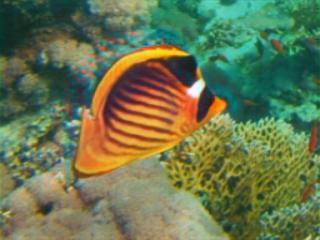
#> input picture top/01009.jpg, 320 x 240 px; its folder holds only this picture in this run
$ python main.py
#> lines starting #> are read from the running program, lines starting #| are printed output that depends on the picture; long printed decimals are rounded
### transmission.py
import numpy as np
import math
import cv2

from GuidedFilter import GuidedFilter

def getGBTransmissionESt(transmissionR,AtomsphericLightTM):
    depth_map = np.zeros(transmissionR.shape)
    for i in range(0,transmissionR.shape[0]):
        for j in range(0, transmissionR.shape[1]):
            depth_map[i,j]  = math.log(transmissionR[i,j],0.82)

    transmissionG = 0.93 ** depth_map
    transmissionB = 0.95 ** depth_map

    return transmissionB,transmissionG,depth_map


def getMinChannel(img,AtomsphericLight):
    imgGrayNormalization = np.zeros((img.shape[0], img.shape[1]), dtype=np.float16)
    for i in range(0, img.shape[0]):
        for j in range(0, img.shape[1]):
            localMin = 1
            for k in range(0, 3):
                imgNormalization = img.item((i, j, k)) / AtomsphericLight[k]
                if imgNormalization < localMin:
                    localMin = imgNormalization
            imgGrayNormalization[i, j] = localMin
    return imgGrayNormalization


def getTransmission(img,AtomsphericLight ,blockSize): #4th parameter color
    img = np.float16(img)
    #Calculate the Minumum Channel
    img = getMinChannel(img,AtomsphericLight)
    #Color = tranmissionG + transmssionB
    AtomsphericLight = AtomsphericLight / 255.0
    addSize = int((blockSize - 1) / 2)
    newHeight = img.shape[0] + blockSize - 1
    newWidth = img.shape[1] + blockSize - 1
    imgMiddle = np.zeros((newHeight, newWidth))
    imgMiddle[:, :] = 1
    imgMiddle[addSize:newHeight - addSize, addSize:newWidth - addSize] = img
    imgDark = np.zeros((img.shape[0], img.shape[1]))
    localMin = 1
    for i in range(addSize, newHeight - addSize):
        for j in range(addSize, newWidth - addSize):
            localMin = 1
            for k in range(i - addSize, i + addSize + 1):
                for l in range(j - addSize, j + addSize + 1):
                    if imgMiddle.item((k, l)) < localMin:
                        localMin = imgMiddle.item((k, l))
            imgDark[i - addSize, j - addSize] = localMin
        transmission = (1 - imgDark) / (1 - 0.1 / np.max(AtomsphericLight))
    transmission = np.clip(transmission, 0.1, 0.9)

    return transmission


def  Refinedtransmission(transmissionB,transmissionG,transmissionR_Stretched,img):
    gimfiltR = 50
    eps = 10 ** -3

    guided_filter = GuidedFilter(img, gimfiltR, eps)
    transmissionR_Stretched = guided_filter.filter(transmissionR_Stretched)
    transmissionG = guided_filter.filter(transmissionG)
    transmissionB = guided_filter.filter(transmissionB)

    transmission = np.zeros(img.shape)
    transmission[:, :, 0] = transmissionB
    transmission[:, :, 1] = transmissionG
    transmission[:, :, 2] = transmissionR_Stretched
    transmission = np.clip(transmission,0.05, 0.95)

    return transmission

### functions.py
import os
import numpy as np
import datetime
import cv2
import math
import natsort

def Sat_max(img):
    height = len(img)
    width = len(img[0])
    # print('img[0,0,:]',img[0,0,:])
    Sat = np.zeros((height,width ))
    for i in range(0, img.shape[0]):
        for j in range(0, img.shape[1]):
            if(np.max(img[i,j,:]) == 0):
                Sat[i,j] = 1
            else:
                Sat[i, j] = (np.max(img[i,j,:]) - np.min(img[i,j,:]))/np.max(img[i,j,:])
    Sat = 1 - Sat

    # lamba = 1 - np.mean(Sat)
    lamba = 1

    Sat = Sat * lamba
    return Sat


def color_correction(r,u_r,u_ref,L2):
    L1 = np.max(r)
    gainFactor = L1 * (u_r/ u_ref) +L2
    Out = r / gainFactor
    return Out

def OptimalParameter(sceneRadiance):
    img = np.float64(sceneRadiance / 255)
    b, g, r = cv2.split(img)

    u_r = np.sum(r)
    u_g = np.sum(g)
    u_b = np.sum(b)
    u_ref = (u_r ** 2 + u_g ** 2 + u_b ** 2) ** 0.5
    L2 = 0.25
    r = color_correction(r, u_r, u_ref, L2)
    g = color_correction(g, u_g, u_ref, L2)
    b = color_correction(b, u_b, u_ref, L2)

    sceneRadiance = np.zeros((img.shape), 'float64')
    sceneRadiance[:, :, 0] = b
    sceneRadiance[:, :, 1] = g
    sceneRadiance[:, :, 2] = r
    sceneRadiance = sceneRadiance * 255
    sceneRadiance = np.clip(sceneRadiance,0, 255)
    sceneRadiance = np.uint8(sceneRadiance)

    return sceneRadiance

def depthMap(img):

    theta_0 = 0.51157954
    theta_1 = 0.50516165
    theta_2 = -0.90511117
    img = img / 255.0
    b = img[:, :, 0]
    g = img[:, :, 1]
    r = img[:, :, 2]
    x_1 = np.maximum(g, b)
    x_2 = r

    Deptmap = theta_0 + theta_1 * x_1 + theta_2 * x_2
    return Deptmap


def  minDepth(img, BL):
    img = img/255.0
    BL = BL/255.0
    Max = []
    img = np.float32(img)
    for i in range(0,3):
        Max_Abs =  np.absolute(img[i] - BL[i])
        Max_I = np.max(Max_Abs)
        Max_B = np.max([BL[i],(1 -BL[i])])
        temp  = Max_I / Max_B
        Max.append(temp)
    K_b = np.max(Max)
    min_depth = 1 - K_b

    return min_depth

def Depth_TM(img, AtomsphericLight):

    DepthMap = depthMap(img)
    t0, t1 = 0.05, 0.95
    DepthMap = DepthMap.clip(t0, t1)
    d_0 = minDepth(img, AtomsphericLight)

    d_f = 8 * (DepthMap + d_0)
    TM_R_modified = 0.85 ** d_f
    return TM_R_modified


def sceneRadianceRGB(img, transmission, AtomsphericLight):
    sceneRadiance = np.zeros(img.shape)
    img = np.float32(img)
    for i in range(0, 3):
        sceneRadiance[:, :, i] = (img[:, :, i] - AtomsphericLight[i]) / transmission[:, :, i]  + AtomsphericLight[i]


    sceneRadiance = np.clip(sceneRadiance, 0, 255)
    sceneRadiance = np.uint8(sceneRadiance)
    return sceneRadiance

### global_histogram_stretching.py
import os

import datetime
import math


import numpy as np
from scipy import stats
import cv2

pi = math.pi
e = math.e


def global_stretching_depth(img_L):
    height = len(img_L)
    width = len(img_L[0])
    length = height * width
    R_rray = []
    for i in range(height):
        for j in range(width):
            R_rray.append(img_L[i][j])
    R_rray.sort()
    I_min = R_rray[int(length / 1000)]
    I_max = R_rray[-int(length / 1000)]
    print('I_min',I_min)
    print('I_max',I_max)
    array_Global_histogram_stretching_L = np.zeros((height, width))
    for i in range(0, height):
        for j in range(0, width):
            if img_L[i][j] < I_min:
                p_out = img_L[i][j]
                array_Global_histogram_stretching_L[i][j] = 0.2
            elif (img_L[i][j] > I_max):
                p_out = img_L[i][j]
                array_Global_histogram_stretching_L[i][j] = 0.9
            else:
                p_out = (img_L[i][j] - I_min) * ((0.9-0.2) / (I_max - I_min))+ 0.2
                array_Global_histogram_stretching_L[i][j] = p_out
    return (array_Global_histogram_stretching_L)


def stretching(sceneRadiance,height, width):

    r_array_Global_histogram_stretching = global_stretching_depth(sceneRadiance)
    sceneRadiance = r_array_Global_histogram_stretching


    return sceneRadiance

### GuidedFilter.py
import numpy as np
import cv2

class GuidedFilter:

    def __init__(self, I, radius, epsilon):

        self._radius = 2 * radius + 1
        self._epsilon = epsilon
        self._I = self._toFloatImg(I)
        self._initFilter()

    def _toFloatImg(self, img):
        if img.dtype == np.float32:
            return img
        return ( 1.0 / 255.0 ) * np.float32(img)

    def _initFilter(self):
        I = self._I
        r = self._radius
        eps = self._epsilon

        Ir, Ig, Ib = I[:, :, 0], I[:, :, 1], I[:, :, 2]

        self._Ir_mean = cv2.blur(Ir, (r, r))
        self._Ig_mean = cv2.blur(Ig, (r, r))
        self._Ib_mean = cv2.blur(Ib, (r, r))

        Irr_var = cv2.blur(Ir ** 2, (r, r)) - self._Ir_mean ** 2 + eps
        Irg_var = cv2.blur(Ir * Ig, (r, r)) - self._Ir_mean * self._Ig_mean
        Irb_var = cv2.blur(Ir * Ib, (r, r)) - self._Ir_mean * self._Ib_mean
        Igg_var = cv2.blur(Ig * Ig, (r, r)) - self._Ig_mean * self._Ig_mean + eps
        Igb_var = cv2.blur(Ig * Ib, (r, r)) - self._Ig_mean * self._Ib_mean
        Ibb_var = cv2.blur(Ib * Ib, (r, r)) - self._Ib_mean * self._Ib_mean + eps


        Irr_inv = Igg_var * Ibb_var - Igb_var * Igb_var
        Irg_inv = Igb_var * Irb_var - Irg_var * Ibb_var
        Irb_inv = Irg_var * Igb_var - Igg_var * Irb_var
        Igg_inv = Irr_var * Ibb_var - Irb_var * Irb_var
        Igb_inv = Irb_var * Irg_var - Irr_var * Igb_var
        Ibb_inv = Irr_var * Igg_var - Irg_var * Irg_var

        I_cov = Irr_inv * Irr_var + Irg_inv * Irg_var + Irb_inv * Irb_var
        Irr_inv /= I_cov
        Irg_inv /= I_cov
        Irb_inv /= I_cov
        Igg_inv /= I_cov
        Igb_inv /= I_cov
        Ibb_inv /= I_cov

        self._Irr_inv = Irr_inv
        self._Irg_inv = Irg_inv
        self._Irb_inv = Irb_inv
        self._Igg_inv = Igg_inv
        self._Igb_inv = Igb_inv
        self._Ibb_inv = Ibb_inv

    def _computeCoefficients(self, p):
        r = self._radius
        I = self._I
        Ir, Ig, Ib = I[:, :, 0], I[:, :, 1], I[:, :, 2]


        p_mean = cv2.blur(p, (r, r))
        Ipr_mean = cv2.blur(Ir * p, (r, r))
        Ipg_mean = cv2.blur(Ig * p, (r, r))
        Ipb_mean = cv2.blur(Ib * p, (r, r))


        Ipr_cov = Ipr_mean - self._Ir_mean * p_mean
        Ipg_cov = Ipg_mean - self._Ig_mean * p_mean
        Ipb_cov = Ipb_mean - self._Ib_mean * p_mean

        ar = self._Irr_inv * Ipr_cov + self._Irg_inv * Ipg_cov + self._Irb_inv * Ipb_cov
        ag = self._Irg_inv * Ipr_cov + self._Igg_inv * Ipg_cov + self._Igb_inv * Ipb_cov
        ab = self._Irb_inv * Ipr_cov + self._Igb_inv * Ipg_cov + self._Ibb_inv * Ipb_cov

        b = p_mean - ar * self._Ir_mean - ag * self._Ig_mean - ab * self._Ib_mean

        ar_mean = cv2.blur(ar, (r, r))
        ag_mean = cv2.blur(ag, (r, r))
        ab_mean = cv2.blur(ab, (r, r))
        b_mean = cv2.blur(b, (r, r))

        return ar_mean, ag_mean, ab_mean, b_mean

    def _computeOutput(self, ab, I):

        ar_mean, ag_mean, ab_mean, b_mean = ab
        Ir, Ig, Ib = I[:, :, 0], I[:, :, 1], I[:, :, 2]
        q = ar_mean * Ir + ag_mean * Ig + ab_mean * Ib + b_mean
        return q

    def filter(self, p):

        p_32F = self._toFloatImg(p)

        ab = self._computeCoefficients(p)
        return self._computeOutput(ab, self._I)

### main.py
import os
import datetime
import numpy as np
import cv2
import natsort

from transmission import *
from functions import *

from global_histogram_stretching import stretching

np.seterr(over='ignore')
if __name__ == '__main__':
    pass

starttime = datetime.datetime.now()
path = ("/Users/achintya/Desktop/UNTV/top")
files = os.listdir(path)
files =  natsort.natsorted(files)

for i in range(len(files)):
    file = files[i]
    filepath = path + "/" + file
    prefix = file.split('.')[0]
    if os.path.isfile(filepath):
        print('********    file   ********',file)
        img = cv2.imread("top/01009.jpg")
#> img is the input picture: shape (240, 320, 3); mean B, G, R 79.8, 118.1, 104.3
        blockSize = 9
        height = len(img)
#> height = 240
        width = len(img[0])
#> width = 320
        gimfiltR = 50  # Radius size of guided filter
        eps = 10 ** -3  # Epsilon value of guided filter
        Nrer = [0.95, 0.93, 0.85] # Normalized residual energy ratio of G-B-R channels

        AtomsphericLight = np.zeros(3)
        AtomsphericLight[0] = (1.13 * np.mean(img[:, :, 0])) + 1.11 * np.std(img[:, :, 0]) - 25.6
        AtomsphericLight[1] = (1.13 * np.mean(img[:, :, 1])) + 1.11 * np.std(img[:, :, 1]) - 25.6
        AtomsphericLight[2] = 140 / (1 + 14.4 * np.exp(-0.034 * np.median(img[:, :, 2])))
        AtomsphericLight = np.clip(AtomsphericLight, 5, 250)
        transmissionR = getTransmission(img, AtomsphericLight, blockSize)
#> after the loop in getMinChannel, `for i in range(0, img.shape[0]):`:
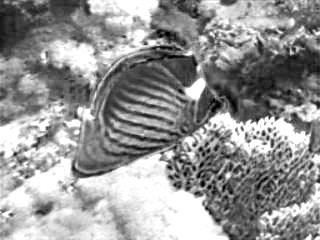
#> imgGrayNormalization: shape (240, 320) float16; min 0, max 1, mean 0.587
#> after the loop in getTransmission, `for i in range(addSize, newHeight - addSize):`:
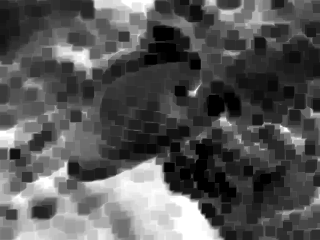
#> imgDark: shape (240, 320) float64; min 0, max 1, mean 0.342
        TM_R_modified = Depth_TM(img, AtomsphericLight)
#> in Depth_TM, `DepthMap = DepthMap.clip(t0, t1)`:
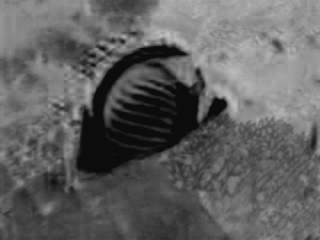
#> DepthMap: shape (240, 320) float64; min 0.05, max 0.775, mean 0.381
#> the loop in minDepth, `for i in range(0,3):` made 3 passes
#> (Max_I, temp) on passes 1 to 3: (0.402, 0.677), (0.536, 0.901), (0.46, 0.737)
#> after the loop in minDepth, `for i in range(0,3):`: Max = [0.677, 0.901, 0.737]
#> in minDepth, `K_b = np.max(Max)`: K_b = 0.901
#> in minDepth, `min_depth = 1 - K_b`: min_depth = 0.0989
        TM_R_modified_Art = Sat_max(img)
#> in Sat_max, `height = len(img)`: height = 240
#> in Sat_max, `width = len(img[0])`: width = 320
        transmissionR_new = np.copy(transmissionR)
        for i in range(0, img.shape[0]):
            for j in range(0, img.shape[1]):
                if(transmissionR_new[i, j] > TM_R_modified[i, j]):
                    transmissionR_new[i, j] = TM_R_modified[i, j]
                if(transmissionR_new[i, j] < TM_R_modified_Art[i, j]):
                    transmissionR_new[i, j] = TM_R_modified_Art[i, j]
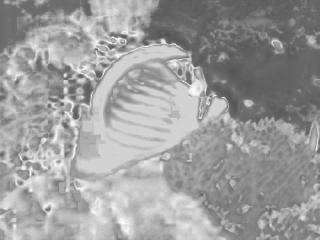
#> transmissionR_new: shape (240, 320) float64; min 0.321, max 1, mean 0.619

        transmissionR_Stretched = stretching(transmissionR_new, height, width)
#> in global_stretching_depth, `height = len(img_L)`: height = 240
#> in global_stretching_depth, `width = len(img_L[0])`: width = 320
#> in global_stretching_depth, `length = height * width`: length = 76800
#> after the loop in global_stretching_depth, `for i in range(height):`: R_rray = 76800 items
#> in global_stretching_depth, `I_min = R_rray[int(length / 1000)]`: I_min = 0.345
#> in global_stretching_depth, `I_max = R_rray[-int(length / 1000)]`: I_max = 0.961
#| I_min 0.3446
#| I_max 0.961
#> after the loop in global_stretching_depth, `for i in range(0, height):`:
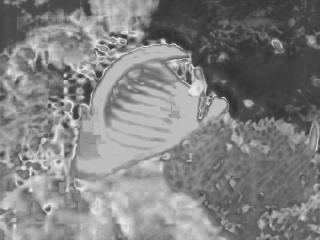
#> array_Global_histogram_stretching_L: shape (240, 320) float64; min 0.2, max 0.9, mean 0.511
        transmissionB, transmissionG, depth_map = getGBTransmissionESt(transmissionR_Stretched, AtomsphericLight)
#> after the loop in getGBTransmissionESt, `for i in range(0,transmissionR.shape[0]):`:
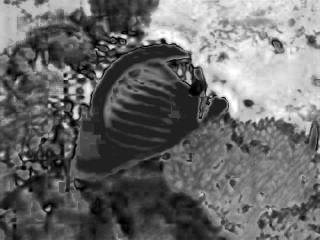
#> depth_map: shape (240, 320) float64; min 0.531, max 8.11, mean 3.7; drawn with min black and max white
        transmission = Refinedtransmission(transmissionB, transmissionG, transmissionR_Stretched, img)
#> in _initFilter, `Igb_inv /= I_cov`:
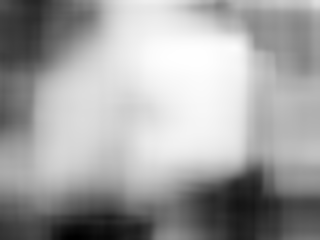
#> Igb_inv: shape (240, 320) float32; min -290.8, max -17.94, mean -117.3; drawn with min black and max white
        #give transmission map of both
        transmissionB_image = (transmissionB * 255).astype(np.uint8)
        transmissionG_image = (transmissionG * 255).astype(np.uint8)

        # Mark the transmission maps with a red dot
        # red_dot = (0, 0, 255)  # Red color for the dot
        # cv2.circle(transmissionB_image, (10, 10), 3, red_dot, -1)
        # cv2.circle(transmissionG_image, (10, 10), 3, red_dot, -1)

        # Display the transmission maps
        cv2.imshow("Transmission B", transmissionB_image)
        cv2.imshow("Transmission G", transmissionG_image)
        cv2.waitKey(1)

        combined_transmission = (transmissionB + transmissionG) / 2.0

        # Normalize the combined transmission map
        combined_transmission_normalized = (combined_transmission * 255).astype(np.uint8)

        # Save the combined transmission map as an output image
        output_folder = "output"
        output_path = os.path.join(path, output_folder)
        os.makedirs(output_path, exist_ok=True)
        combined_transmission_output_file = os.path.join(output_path, f"{prefix}_combined_transmission.jpg")
        cv2.imwrite(combined_transmission_output_file, combined_transmission_normalized)
        # Normalize the transmission maps
        transmissionB_norm = transmissionB_image.astype(np.float32) / 255.0
        transmissionG_norm = transmissionG_image.astype(np.float32) / 255.0

        # Combine the transmission maps using a simple average
        combined_transmission = (transmissionB_norm + transmissionG_norm)

        # Scale the combined transmission map back to the range of 0-255
        combined_transmission = (combined_transmission * 255).astype(np.uint8)

        # Display the combined transmission map
        cv2.imshow("Combined Transmission", combined_transmission)

        output_folder = "/Users/achintya/Desktop/UNTV/output"
        output_path = os.path.join(path, output_folder)
        os.makedirs(output_path, exist_ok=True)

        transmission_map_both = np.dstack((transmissionB, transmissionG))
        sceneRadiance = sceneRadianceRGB(img, transmission, AtomsphericLight)
        sceneRadiance = OptimalParameter(sceneRadiance)
#> in OptimalParameter, `u_r = np.sum(r)`: u_r = 31197
#> in OptimalParameter, `u_g = np.sum(g)`: u_g = 31991.6
#> in OptimalParameter, `u_b = np.sum(b)`: u_b = 22400.5
#> in OptimalParameter, `u_ref = (u_r ** 2 + u_g ** 2 + u_b ** 2) ** 0.5`: u_ref = 49985
#> in color_correction, `L1 = np.max(r)`: L1 = 1
#> in color_correction, `gainFactor = L1 * (u_r/ u_ref) +L2`: gainFactor = 0.874


        stacked_frame = np.hstack((img, sceneRadiance))
        cv2.imshow("Input Image | Output Image", stacked_frame)
        cv2.waitKey(0)


Endtime = datetime.datetime.now()
Time = Endtime - starttime
print('Time', Time)
